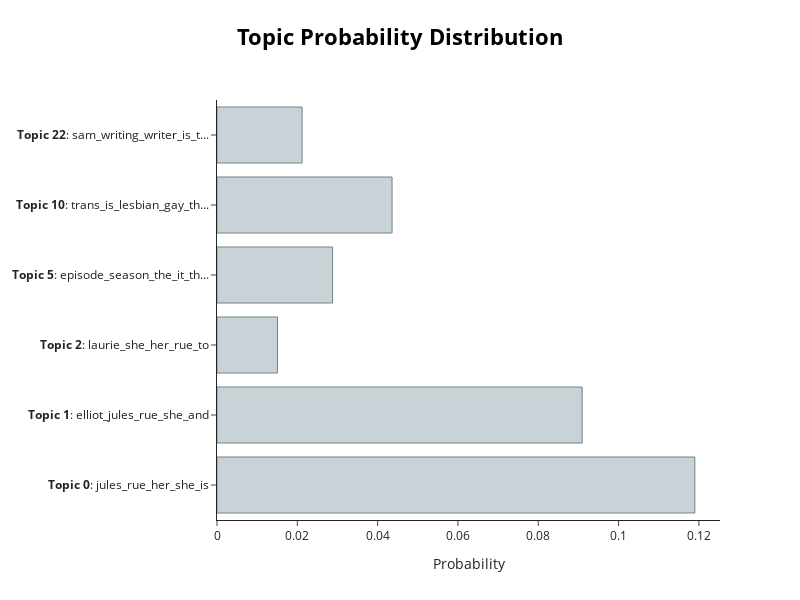

The cell this chart's notebook holds for it:
### Code cell
model_clean.visualize_distribution(new_probs[0])

### Figure 1 — Plotly figure (JSON) as saved in the notebook; plotly's stock layout.template omitted (floating-point values rounded to 4 significant figures)
{"data": [{"marker": {"color": "#C8D2D7", "line": {"color": "#6E8484", "width": 1}}, "orientation": "h", "type": "bar", "x": [0.119, 0.09093, 0.01506, 0.02878, 0.04359, 0.02119], "y": ["<b>Topic 0</b>: jules_rue_her_she_is", "<b>Topic 1</b>: elliot_jules_rue_she_and", "<b>Topic 2</b>: laurie_she_her_rue_to", "<b>Topic 5</b>: episode_season_the_it_th...", "<b>Topic 10</b>: trans_is_lesbian_gay_th...", "<b>Topic 22</b>: sam_writing_writer_is_t..."]}], "layout": {"height": 600, "hoverlabel": {"bgcolor": "white", "font": {"family": "Rockwell", "size": 16}}, "title": {"font": {"color": "Black", "size": 22}, "text": "<b>Topic Probability Distribution", "x": 0.5, "xanchor": "center", "y": 0.95, "yanchor": "top"}, "width": 800, "xaxis": {"title": {"text": "Probability"}}}}
